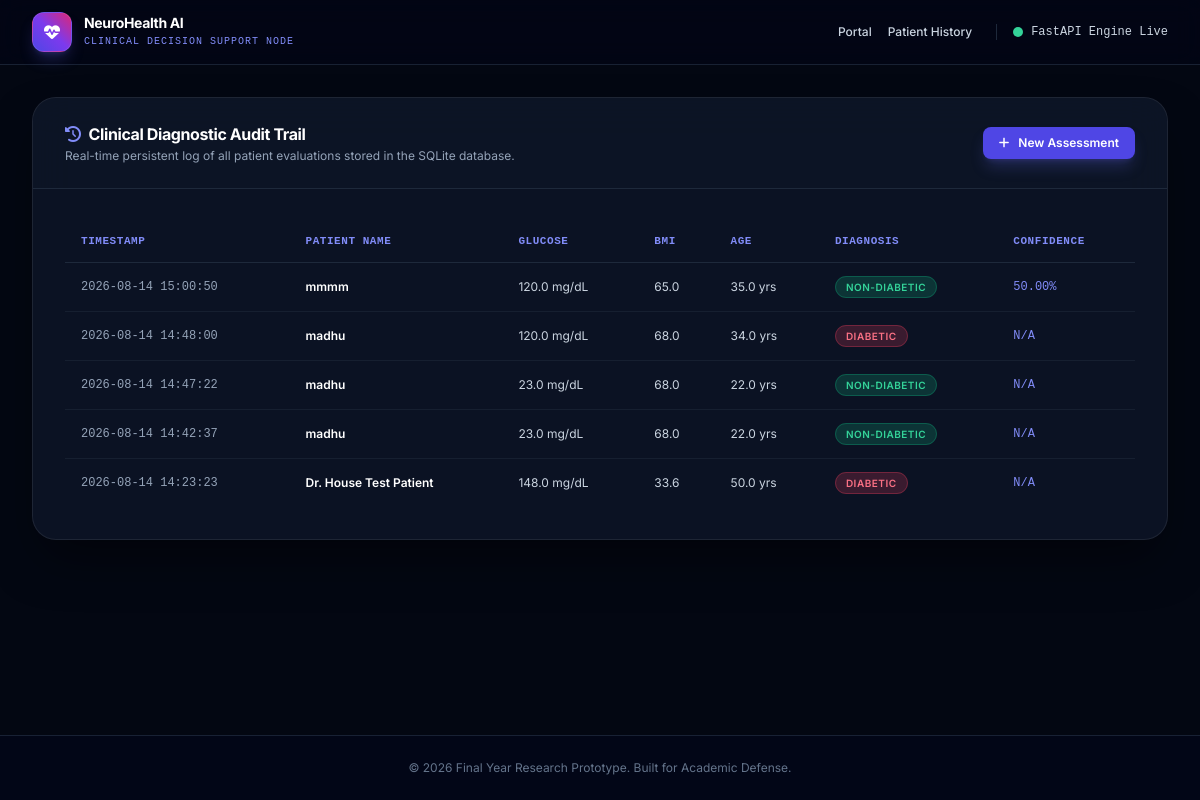
The app's page /history with its own data.
### tables this page shows
CREATE TABLE patient_predictions (
            id INTEGER PRIMARY KEY AUTOINCREMENT,
            patient_name TEXT NOT NULL,
            pregnancies REAL,
            glucose REAL,
            blood_pressure REAL,
            skin_thickness REAL,
            insulin REAL,
            bmi REAL,
            age REAL,
            job_type INTEGER,
            prediction_result TEXT,
            timestamp DATETIME DEFAULT CURRENT_TIMESTAMP
        , confidence_score REAL);

### app.py (the view)
@app.get("/history", response_class=HTMLResponse)
async def history(request: Request):
    conn = sqlite3.connect("diabetes_records.db")
    conn.row_factory = sqlite3.Row
    cursor = conn.cursor()
    cursor.execute("SELECT * FROM patient_predictions ORDER BY timestamp DESC")
    records = cursor.fetchall()
    conn.close()
    return templates.TemplateResponse(
        request=request,
        name="history.html",
        context={"request": request, "records": records, "model_accuracy": MODEL_ACCURACY}
    )

### templates/history.html (shortened to what this page needs)
{% extends "base.html" %}
{% block content %}
<div class="max-w-6xl mx-auto">
    <div class="glass-container overflow-hidden">
        <div class="px-8 py-6 border-b border-slate-800 flex justify-between items-center bg-slate-900/30">
            <div>
                <h3 class="text-base font-bold text-white tracking-tight flex items-center space-x-2">
                    <i class="fa-solid fa-clock-rotate-left text-indigo-400"></i>
                    <span>Clinical Diagnostic Audit Trail</span>
                </h3>
                <p class="text-xs text-slate-400 mt-0.5">Real-time persistent log of all patient evaluations stored in the SQLite database.</p>
            </div>
            <a href="/" class="px-4 py-2 bg-indigo-600 hover:bg-indigo-500 text-white text-xs font-semibold rounded-lg transition-all shadow-lg shadow-indigo-500/25">
                <i class="fa-solid fa-plus mr-1.5"></i> New Assessment
            </a>
        </div>
        <div class="p-8 overflow-x-auto">
            {% if records %}
                <table class="w-full text-left border-collapse">
                    <thead>
                        <tr class="border-b border-slate-800 text-[11px] font-mono text-indigo-400 uppercase tracking-wider">
                            <th class="py-3 px-4">Timestamp</th>
                            <th class="py-3 px-4">Patient Name</th>
                            <th class="py-3 px-4">Glucose</th>
                            <th class="py-3 px-4">BMI</th>
                            <th class="py-3 px-4">Age</th>
                            <th class="py-3 px-4">Diagnosis</th>
                            <th class="py-3 px-4">Confidence</th>
                        </tr>
                    </thead>
                    <tbody class="divide-y divide-slate-800/60 text-xs text-slate-300">
                        {% for row in records %}
                            <tr class="hover:bg-slate-900/40 transition-colors">
                                <td class="py-4 px-4 font-mono text-slate-400">{{ row['timestamp'] }}</td>
                                <td class="py-4 px-4 font-semibold text-white">{{ row['patient_name'] }}</td>
                                <td class="py-4 px-4">{{ row['glucose'] }} mg/dL</td>
                                <td class="py-4 px-4">{{ row['bmi'] }}</td>
                                <td class="py-4 px-4">{{ row['age'] }} yrs</td>
                                <td class="py-4 px-4">
                                    <span class="px-2.5 py-1 rounded-full text-[10px] font-semibold uppercase tracking-wider {% if row['prediction_result'] == 'Diabetic' %}bg-rose-500/20 text-rose-400 border border-rose-500/30{% else %}bg-emerald-500/20 text-emerald-400 border border-emerald-500/30{% endif %}">
                                        {{ row['prediction_result'] }}
                                    </span>
                                </td>
                                <td class="py-4 px-4 font-mono text-indigo-400">
                                    {% if row['confidence_score'] is not none %}
                                        {{ "%.2f"|format(row['confidence_score']) }}%
                                    {% else %}
                                        N/A
                                    {% endif %}
                                </td>
                            </tr>
                        {% endfor %}
                    </tbody>
                </table>
            {% endif %}
        </div>
    </div>
</div>
{% endblock %}

### templates/base.html (shortened to what this page needs)
<!DOCTYPE html>
<html lang="en" class="h-full">
<head>
    <script src="https://cdn.tailwindcss.com"></script>
    <link rel="stylesheet" href="https://cdnjs.cloudflare.com/ajax/libs/font-awesome/6.4.0/css/all.min.css">
    <link rel="stylesheet" href="{{ url_for('static', path='index.css') }}">
</head>
<body class="selection:bg-indigo-500 selection:text-white">
    <header class="border-b border-slate-800/80 bg-slate-950/60 backdrop-blur-md sticky top-0 z-50">
        <div class="max-w-7xl mx-auto px-4 sm:px-6 lg:px-8 h-16 flex justify-between items-center">
            <div class="flex items-center space-x-3">
                <div class="w-10 h-10 rounded-xl bg-gradient-to-tr from-indigo-600 via-violet-600 to-pink-600 flex items-center justify-center shadow-lg shadow-indigo-500/25 border border-white/10">
                    <i class="fa-solid fa-heart-pulse text-white text-base"></i>
                </div>
                <div>
                    <span class="font-bold text-sm tracking-tight text-white block leading-none">NeuroHealth AI</span>
                    <span class="text-[10px] text-indigo-400 font-mono tracking-widest uppercase mt-1 block">Clinical Decision Support Node</span>
                </div>
            </div>
            <div class="flex items-center space-x-6">
                <nav class="flex items-center space-x-4">
                    <a href="/" class="text-xs font-medium text-slate-300 hover:text-indigo-400 transition-colors">Portal</a>
                    <a href="/history" class="text-xs font-medium text-slate-300 hover:text-indigo-400 transition-colors">Patient History</a>
                </nav>
                <div class="flex items-center space-x-2 border-l border-slate-800 pl-4">
                    <span class="w-2.5 h-2.5 rounded-full bg-emerald-400 animate-pulse"></span>
                    <span class="text-xs font-mono text-slate-300">FastAPI Engine Live</span>
                </div>
            </div>
        </div>
    </header>
    <main class="max-w-7xl w-full mx-auto px-4 sm:px-6 lg:px-8 py-8 flex-grow">
        {% block content %}
        {% endblock %}
    </main>
    <footer class="border-t border-slate-800/80 bg-slate-950 py-6 text-center text-xs text-slate-500">
        <p>&copy; 2026 Final Year Research Prototype. Built for Academic Defense.</p>
    </footer>
</body>
</html>

### static/index.css (style rules this page uses)
:root { --bg-main: #030712; --card-bg: rgba(15, 23, 42, 0.75); --border-color: rgba(255, 255, 255, 0.08); --accent-glow: rgba(99, 102, 241, 0.25); }
body { background-color: var(--bg-main); color: #f3f4f6; font-family: 'Inter', system-ui, -apple-system, sans-serif; min-height: 100vh; display: flex; flex-direction: column; justify-content: space-between; margin: 0; }
.glass-container { background: var(--card-bg); backdrop-filter: blur(20px); -webkit-backdrop-filter: blur(20px); border: 1px solid var(--border-color); box-shadow: 0 25px 50px -12px rgba(0, 0, 0, 0.5); border-radius: 1.5rem; }

### records on screen
patient_predictions: timestamp "2026-08-14 15:00:50", patient_name "mmmm", glucose "120.0", bmi "65.0", age "35.0", prediction_result "NON-DIABETIC", confidence_score "50.00"
patient_predictions: timestamp "2026-08-14 14:48:00", patient_name "madhu", glucose "120.0", bmi "68.0", age "34.0", prediction_result "DIABETIC", shows "N/A"
patient_predictions: timestamp "2026-08-14 14:47:22", patient_name "madhu", glucose "23.0", bmi "68.0", age "22.0", prediction_result "NON-DIABETIC", shows "N/A"
patient_predictions: timestamp "2026-08-14 14:42:37", patient_name "madhu", glucose "23.0", bmi "68.0", age "22.0", prediction_result "NON-DIABETIC", shows "N/A"
patient_predictions: timestamp "2026-08-14 14:23:23", patient_name "Dr. House Test Patient", glucose "148.0", bmi "33.6", age "50.0", prediction_result "DIABETIC", shows "N/A"
